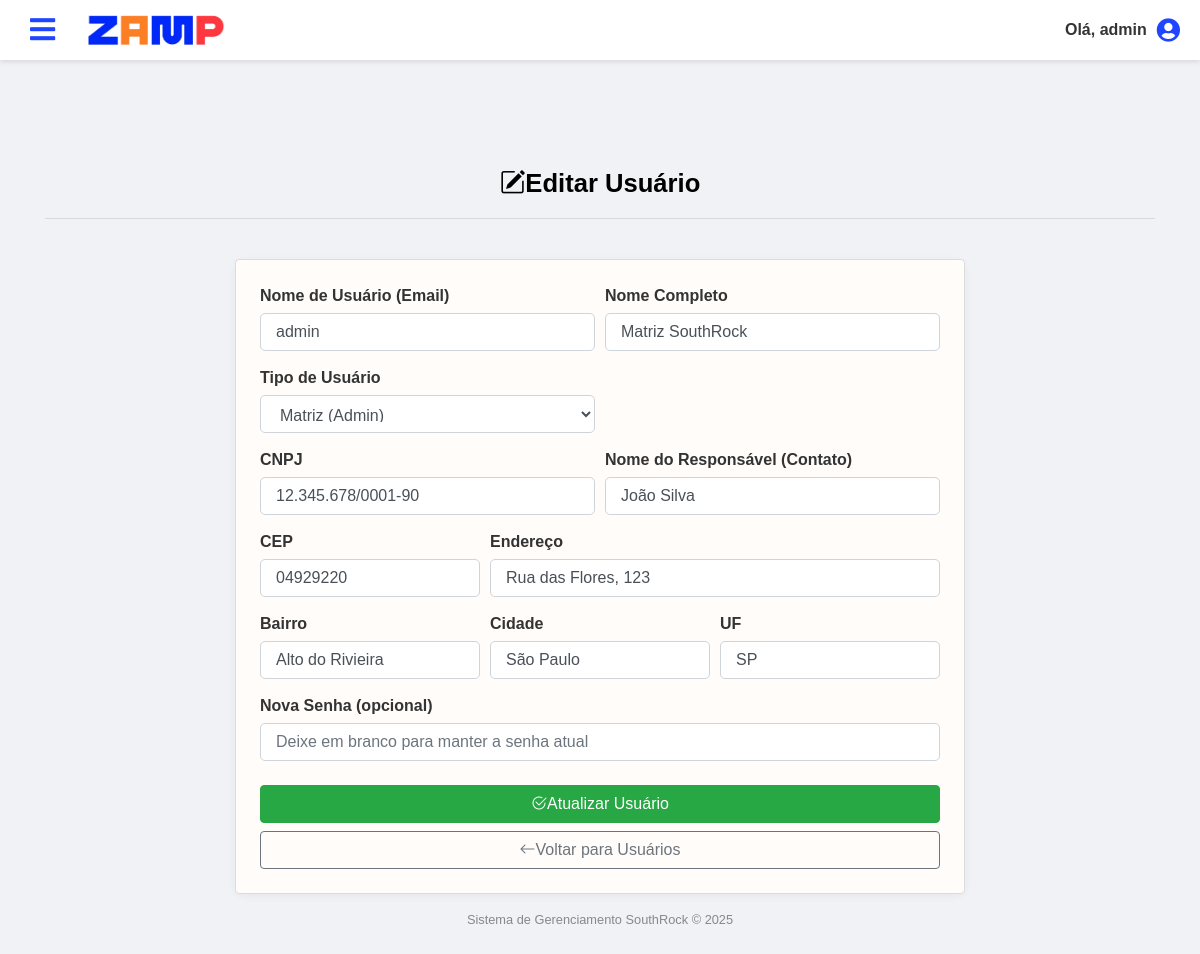
/pages/admin/editar_usuario.php?id=1 (signed in), run on the app's committed database.
### tables this page shows
CREATE TABLE usuarios (
    id INT NOT NULL AUTO_INCREMENT PRIMARY KEY,
    username VARCHAR(255) NOT NULL UNIQUE,
    password VARCHAR(255) NOT NULL,
    tipo_usuario INT NOT NULL,
    cnpj VARCHAR(20),
    responsavel VARCHAR(255),
    endereco VARCHAR(255),
    cep VARCHAR(10),
    bairro VARCHAR(100),
    cidade VARCHAR(100),
    uf CHAR(2), 
    nome VARCHAR(255),
    data_cadastro DATETIME DEFAULT CURRENT_TIMESTAMP,
    eh_filial BOOLEAN DEFAULT FALSE,
    nome_filial VARCHAR(255) NULL,
    FOREIGN KEY (tipo_usuario) REFERENCES tipo_usuario(id)
);

### pages/admin/editar_usuario.php (the view, shortened to what this page needs)
<?php
include '../../includes/db.php';
$user_id_to_edit = null;
$user_data = null;
if (isset($_GET['id'])) {
    $user_id_to_edit = filter_var($_GET['id'], FILTER_VALIDATE_INT);
    $sql_get_user = "SELECT id, username, tipo_usuario, cnpj, responsavel, endereco, cep, bairro, cidade, uf, nome, eh_filial, nome_filial FROM usuarios WHERE id = ?";
    $stmt_get_user = $conn->prepare($sql_get_user);
    $stmt_get_user->bind_param("i", $user_id_to_edit);
    $stmt_get_user->execute();
    $result_get_user = $stmt_get_user->get_result();
    if ($result_get_user->num_rows == 1) {
        $user_data = $result_get_user->fetch_assoc();
    } else {
        $_SESSION['flash_message'] = ['type' => 'danger', 'text' => 'Usuário não encontrado.'];
        header("Location: usuarios.php");
        exit();
    }
} else {
    $_SESSION['flash_message'] = ['type' => 'danger', 'text' => 'ID de usuário não fornecido.'];
    header("Location: usuarios.php");
    exit();
}
?>
<!DOCTYPE html>
<html lang="pt-BR">
<head>
    <link href="https://stackpath.bootstrapcdn.com/bootstrap/4.5.2/css/bootstrap.min.css" rel="stylesheet">
    <link href="https://cdn.jsdelivr.net/npm/bootstrap-icons@1.10.0/font/bootstrap-icons.css" rel="stylesheet">
    <link rel="stylesheet" href="https://cdnjs.cloudflare.com/ajax/libs/font-awesome/6.5.0/css/all.min.css">
    <?php
        if (file_exists(__DIR__ . '/../../includes/header_com_menu.php')) {
            include __DIR__ . '/../../includes/header_com_menu.php';
        }
    ?>
    <link rel="stylesheet" href="../../css/dashboard.css">
    <link rel="stylesheet" href="../../css/editar_usuario.css"> </head>
<body class="hcm-body-fixed-header">
    <div class="hcm-main-content">
        <div class="container py-4">
            <div class="row mb-4">
                 <div class="col-12">
                    <div class="painel-titulo">
                        <i class="bi bi-pencil-square me-2"></i>Editar Usuário
                    </div>
                     <hr class="barrinha"></hr>
                </div>
            </div>
            <div class="row">
                <div class="col-md-8 mx-auto">
                    <div class="card estatistica-card">
                        <div class="card-body p-4">
                            <?php if ($user_data): ?>
                            <form method="POST" action="editar_usuario.php?id=<?php echo htmlspecialchars($user_id_to_edit); ?>">
                                <div class="form-row">
                                    <div class="form-group col-md-6">
                                        <label class="form-label" for="username">Nome de Usuário (Email)</label>
                                        <input type="email" id="username" name="username" class="form-control"
                                               value="<?php echo htmlspecialchars($user_data['username']); ?>" required>
                                    </div>
                                     <div class="form-group col-md-6">
                                        <label class="form-label" for="nome">Nome Completo</label>
                                        <input type="text" id="nome" name="nome" class="form-control"
                                               value="<?php echo htmlspecialchars($user_data['nome']); ?>" required>
                                    </div>
                                </div>
                                <div class="form-row">
                                    <div class="form-group col-md-6">
                                        <label class="form-label" for="tipo_usuario">Tipo de Usuário</label>
                                        <select name="tipo_usuario" id="tipo_usuario" class="form-control" required <?php if ($user_data['id'] == 1 && $_SESSION['user_id'] != 1) echo 'disabled';  ?>>
                                            <option value="1" <?php echo ($user_data['tipo_usuario'] == 1) ? 'selected' : ''; ?>>Matriz (Admin)</option>
                                            </select>
                                    </div>
                                </div>
                                <div class="form-row">
                                    <div class="form-group col-md-6">
                                        <label class="form-label" for="cnpj">CNPJ</label>
                                        <input type="text" id="cnpj" name="cnpj" class="form-control"
                                               value="<?php echo htmlspecialchars($user_data['cnpj']); ?>">
                                    </div>
                                    <div class="form-group col-md-6">
                                        <label class="form-label" for="responsavel">Nome do Responsável (Contato)</label>
                                        <input type="text" id="responsavel" name="responsavel" class="form-control"
                                               value="<?php echo htmlspecialchars($user_data['responsavel']); ?>">
                                    </div>
                                </div>
                                <div class="form-row">
                                     <div class="form-group col-md-4">
                                        <label class="form-label" for="cep">CEP</label>
                                        <input type="text" id="cep" name="cep" class="form-control"
                                               value="<?php echo htmlspecialchars($user_data['cep']); ?>">
                                    </div>
                                    <div class="form-group col-md-8">
                                        <label class="form-label" for="endereco">Endereço</label>
                                        <input type="text" id="endereco" name="endereco" class="form-control"
                                               value="<?php echo htmlspecialchars($user_data['endereco']); ?>">
                                    </div>
                                </div>
                                <div class="form-row">
                                    <div class="form-group col-md-4">
                                        <label class="form-label" for="bairro">Bairro</label>
                                        <input type="text" id="bairro" name="bairro" class="form-control"
                                               value="<?php echo htmlspecialchars($user_data['bairro']); ?>">
                                    </div>
                                    <div class="form-group col-md-4">
                                        <label class="form-label" for="cidade">Cidade</label>
                                        <input type="text" id="cidade" name="cidade" class="form-control"
                                               value="<?php echo htmlspecialchars($user_data['cidade']); ?>">
                                    </div>
                                    <div class="form-group col-md-4">
                                        <label class="form-label" for="uf">UF</label>
                                        <input type="text" id="uf" name="uf" class="form-control" maxlength="2"
                                               value="<?php echo htmlspecialchars($user_data['uf']); ?>">
                                    </div>
                                </div>
                                <div class="form-group">
                                    <label class="form-label" for="password">Nova Senha (opcional)</label>
                                    <input type="password" id="password" name="password" class="form-control"
                                           placeholder="Deixe em branco para manter a senha atual">
                                </div>
                                <div class="d-grid gap-2 mt-4">
                                    <button type="submit" class="btn btn-success btn-block">
                                        <i class="bi bi-check2-circle me-1"></i>Atualizar Usuário
                                    </button>
                                     <a href="usuarios.php" class="btn btn-outline-secondary btn-block mt-2">
                                        <i class="bi bi-arrow-left me-1"></i>Voltar para Usuários
                                    </a>
                                </div>
                            </form>
                            <?php endif; ?>
                        </div>
                    </div>
                </div>
            </div>
            <div class="sistema-info text-center mt-3">
                Sistema de Gerenciamento SouthRock © <?php echo date('Y'); ?>
            </div>
        </div>
    </div>
</body>
</html>

### css/header_com_menu.css (style rules this page uses)
body.hcm-body-fixed-header { padding-top: 60px; margin: 0; font-family: 'Arial', sans-serif; background-color: #f0f2f5; }
.hcm-main-content { margin-top: 60px; padding: 20px; background-color: #f0f2f5; width: 100%; box-sizing: border-box; min-height: calc(100vh - 60px); transition: margin-left 0.3s ease; }

### css/dashboard.css (style rules this page uses)
* { margin: 0; padding: 0; box-sizing: border-box; }
.painel-titulo { font-size: 1.6rem; color: #000000; font-weight: bold; }
.estatistica-card { border-radius: 10px; border: none; box-shadow: 0 2px 10px rgba(0, 0, 0, 0.05); transition: transform 0.3s, box-shadow 0.3s; height: 100%; }
.card-body { background-color: #fffcf9; border: 1px solid rgb(220, 220, 220); border-radius: .25rem; padding: 1.25rem; }
.sistema-info { font-size: 0.8rem; color: #888; margin-top: 10px; }

### css/editar_usuario.css (style rules this page uses)
body { display: flex; font-family: 'Arial', sans-serif; margin: 0; height: 100vh; background-color: #fff4e8; }
.form-group { margin-bottom: 15px; width: 100%; overflow: hidden; }
.form-control { border: 1px solid #ced4da; border-radius: 5px; padding: 10px 15px; width: 100%; transition: border-color 0.3s; box-sizing: border-box; max-width: 100%; }
.form-label { display: block; margin-bottom: 5px; font-weight: 600; color: #333; }
.painel-titulo { text-align: center; }
.barrinha { text-align: center; }

### data on the page
usuarios: username "admin", nome "Matriz SouthRock", tipo_usuario "Matriz (Admin)", cnpj "12.345.678/0001-90", responsavel "João Silva", cep "04929220", endereco "Rua das Flores, 123", bairro "Alto do Rivieira", cidade "São Paulo", uf "SP"

### other printed values
$_SESSION['username'] "admin"
